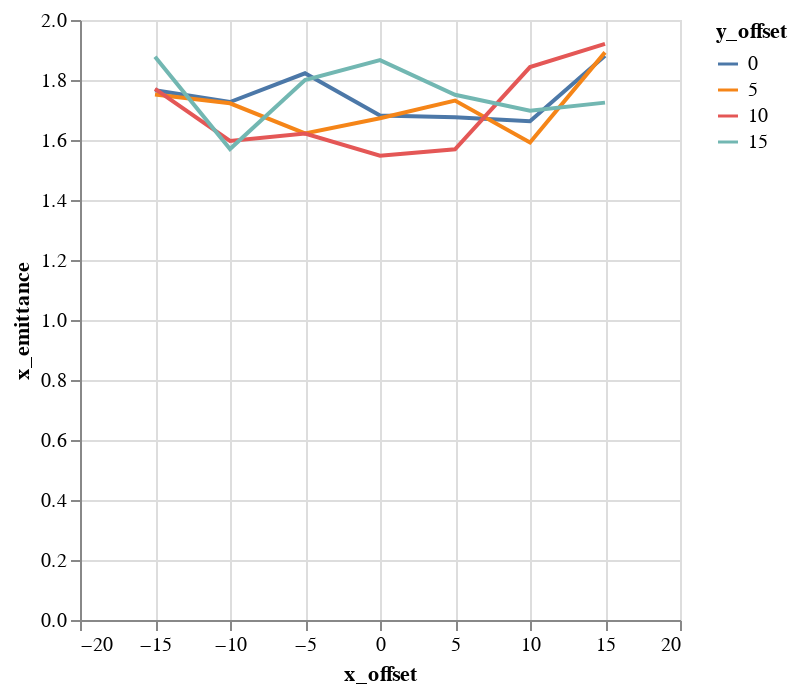

This figure's notebook cell:
### Markdown cell above
## Plots

### Code cell
alt.Chart(emit_df).mark_line().encode(
    color='y_offset:N',
    x='x_offset',
    y='x_emittance',
)

### Figure 1 — Vega-Lite specification as saved in the notebook (floating-point values rounded to 4 significant figures)
{"$schema": "https://vega.github.io/schema/vega-lite/v1.2.1.json", "data": {"values": [{"losses": 0, "relbeta": 0.002308, "sourceID": 16777222, "sourceName": "x_-15_y_0", "x_emittance": 1.766, "x_emittance_rel": 1.089, "x_norm_emittance": 0.004076, "x_offset": -15, "y_emittance": 1.678, "y_emittance_rel": 1.067, "y_norm_emittance": 0.003873, "y_offset": 0}, {"losses": 0, "relbeta": 0.002308, "sourceID": 16777229, "sourceName": "x_-15_y_5", "x_emittance": 1.752, "x_emittance_rel": 1.1, "x_norm_emittance": 0.004044, "x_offset": -15, "y_emittance": 1.733, "y_emittance_rel": 1.087, "y_norm_emittance": 0.004, "y_offset": 5}, {"losses": 0, "relbeta": 0.002308, "sourceID": 16777236, "sourceName": "x_-15_y_10", "x_emittance": 1.771, "x_emittance_rel": 1.095, "x_norm_emittance": 0.004087, "x_offset": -15, "y_emittance": 1.721, "y_emittance_rel": 1.078, "y_norm_emittance": 0.003972, "y_offset": 10}, {"losses": 0, "relbeta": 0.002308, "sourceID": 16777243, "sourceName": "x_-15_y_15", "x_emittance": 1.877, "x_emittance_rel": 1.123, "x_norm_emittance": 0.004334, "x_offset": -15, "y_emittance": 1.739, "y_emittance_rel": 1.047, "y_norm_emittance": 0.004015, "y_offset": 15}, {"losses": 0, "relbeta": 0.002308, "sourceID": 16777220, "sourceName": "x_-10_y_0", "x_emittance": 1.726, "x_emittance_rel": 1.084, "x_norm_emittance": 0.003985, "x_offset": -10, "y_emittance": 1.648, "y_emittance_rel": 1.061, "y_norm_emittance": 0.003805, "y_offset": 0}, {"losses": 0, "relbeta": 0.002308, "sourceID": 16777227, "sourceName": "x_-10_y_5", "x_emittance": 1.722, "x_emittance_rel": 1.068, "x_norm_emittance": 0.003976, "x_offset": -10, "y_emittance": 1.684, "y_emittance_rel": 1.066, "y_norm_emittance": 0.003888, "y_offset": 5}, {"losses": 0, "relbeta": 0.002308, "sourceID": 16777234, "sourceName": "x_-10_y_10", "x_emittance": 1.597, "x_emittance_rel": 1.074, "x_norm_emittance": 0.003687, "x_offset": -10, "y_emittance": 1.771, "y_emittance_rel": 1.064, "y_norm_emittance": 0.004088, "y_offset": 10}, {"losses": 0, "relbeta": 0.002308, "sourceID": 16777241, "sourceName": "x_-10_y_15", "x_emittance": 1.57, "x_emittance_rel": 1.083, "x_norm_emittance": 0.003624, "x_offset": -10, "y_emittance": 1.731, "y_emittance_rel": 1.059, "y_norm_emittance": 0.003995, "y_offset": 15}, {"losses": 0, "relbeta": 0.002308, "sourceID": 16777218, "sourceName": "x_-5_y_0", "x_emittance": 1.822, "x_emittance_rel": 1.087, "x_norm_emittance": 0.004207, "x_offset": -5, "y_emittance": 1.85, "y_emittance_rel": 1.077, "y_norm_emittance": 0.004272, "y_offset": 0}, {"losses": 0, "relbeta": 0.002308, "sourceID": 16777225, "sourceName": "x_-5_y_5", "x_emittance": 1.622, "x_emittance_rel": 1.065, "x_norm_emittance": 0.003744, "x_offset": -5, "y_emittance": 1.706, "y_emittance_rel": 1.049, "y_norm_emittance": 0.003938, "y_offset": 5}, {"losses": 0, "relbeta": 0.002308, "sourceID": 16777232, "sourceName": "x_-5_y_10", "x_emittance": 1.621, "x_emittance_rel": 1.073, "x_norm_emittance": 0.003743, "x_offset": -5, "y_emittance": 1.658, "y_emittance_rel": 1.073, "y_norm_emittance": 0.003826, "y_offset": 10}, {"losses": 0, "relbeta": 0.002308, "sourceID": 16777239, "sourceName": "x_-5_y_15", "x_emittance": 1.8, "x_emittance_rel": 1.064, "x_norm_emittance": 0.004155, "x_offset": -5, "y_emittance": 1.667, "y_emittance_rel": 1.108, "y_norm_emittance": 0.003849, "y_offset": 15}, {"losses": 0, "relbeta": 0.002308, "sourceID": 16777216, "sourceName": "x_0_y_0", "x_emittance": 1.681, "x_emittance_rel": 1.092, "x_norm_emittance": 0.003882, "x_offset": 0, "y_emittance": 1.627, "y_emittance_rel": 1.059, "y_norm_emittance": 0.003756, "y_offset": 0}, {"losses": 0, "relbeta": 0.002308, "sourceID": 16777223, "sourceName": "x_0_y_5", "x_emittance": 1.672, "x_emittance_rel": 1.086, "x_norm_emittance": 0.003861, "x_offset": 0, "y_emittance": 1.623, "y_emittance_rel": 1.057, "y_norm_emittance": 0.003747, "y_offset": 5}, {"losses": 0, "relbeta": 0.002308, "sourceID": 16777230, "sourceName": "x_0_y_10", "x_emittance": 1.548, "x_emittance_rel": 1.103, "x_norm_emittance": 0.003572, "x_offset": 0, "y_emittance": 1.579, "y_emittance_rel": 1.07, "y_norm_emittance": 0.003645, "y_offset": 10}, {"losses": 0, "relbeta": 0.002308, "sourceID": 16777237, "sourceName": "x_0_y_15", "x_emittance": 1.866, "x_emittance_rel": 1.055, "x_norm_emittance": 0.004308, "x_offset": 0, "y_emittance": 1.721, "y_emittance_rel": 1.067, "y_norm_emittance": 0.003973, "y_offset": 15}, {"losses": 0, "relbeta": 0.002308, "sourceID": 16777217, "sourceName": "x_5_y_0", "x_emittance": 1.676, "x_emittance_rel": 1.082, "x_norm_emittance": 0.00387, "x_offset": 5, "y_emittance": 1.755, "y_emittance_rel": 1.048, "y_norm_emittance": 0.004052, "y_offset": 0}, {"losses": 0, "relbeta": 0.002308, "sourceID": 16777224, "sourceName": "x_5_y_5", "x_emittance": 1.731, "x_emittance_rel": 1.081, "x_norm_emittance": 0.003997, "x_offset": 5, "y_emittance": 1.606, "y_emittance_rel": 1.09, "y_norm_emittance": 0.003708, "y_offset": 5}, {"losses": 0, "relbeta": 0.002308, "sourceID": 16777231, "sourceName": "x_5_y_10", "x_emittance": 1.569, "x_emittance_rel": 1.073, "x_norm_emittance": 0.003622, "x_offset": 5, "y_emittance": 1.727, "y_emittance_rel": 1.084, "y_norm_emittance": 0.003987, "y_offset": 10}, {"losses": 0, "relbeta": 0.002308, "sourceID": 16777238, "sourceName": "x_5_y_15", "x_emittance": 1.751, "x_emittance_rel": 1.095, "x_norm_emittance": 0.004042, "x_offset": 5, "y_emittance": 1.735, "y_emittance_rel": 1.102, "y_norm_emittance": 0.004006, "y_offset": 15}, {"losses": 0, "relbeta": 0.002308, "sourceID": 16777219, "sourceName": "x_10_y_0", "x_emittance": 1.663, "x_emittance_rel": 1.094, "x_norm_emittance": 0.003838, "x_offset": 10, "y_emittance": 1.753, "y_emittance_rel": 1.096, "y_norm_emittance": 0.004046, "y_offset": 0}, {"losses": 0, "relbeta": 0.002308, "sourceID": 16777226, "sourceName": "x_10_y_5", "x_emittance": 1.592, "x_emittance_rel": 1.099, "x_norm_emittance": 0.003674, "x_offset": 10, "y_emittance": 1.655, "y_emittance_rel": 1.099, "y_norm_emittance": 0.003821, "y_offset": 5}, {"losses": 0, "relbeta": 0.002308, "sourceID": 16777233, "sourceName": "x_10_y_10", "x_emittance": 1.843, "x_emittance_rel": 1.057, "x_norm_emittance": 0.004255, "x_offset": 10, "y_emittance": 1.749, "y_emittance_rel": 1.085, "y_norm_emittance": 0.004037, "y_offset": 10}, {"losses": 0, "relbeta": 0.002308, "sourceID": 16777240, "sourceName": "x_10_y_15", "x_emittance": 1.698, "x_emittance_rel": 1.079, "x_norm_emittance": 0.003919, "x_offset": 10, "y_emittance": 1.66, "y_emittance_rel": 1.098, "y_norm_emittance": 0.003832, "y_offset": 15}, {"losses": 0, "relbeta": 0.002308, "sourceID": 16777221, "sourceName": "x_15_y_0", "x_emittance": 1.881, "x_emittance_rel": 1.255, "x_norm_emittance": 0.004342, "x_offset": 15, "y_emittance": 1.671, "y_emittance_rel": 1.059, "y_norm_emittance": 0.003857, "y_offset": 0}, {"losses": 1, "relbeta": 0.002308, "sourceID": 16777228, "sourceName": "x_15_y_5", "x_emittance": 1.892, "x_emittance_rel": 1.204, "x_norm_emittance": 0.004368, "x_offset": 15, "y_emittance": 1.634, "y_emittance_rel": 1.1, "y_norm_emittance": 0.003773, "y_offset": 5}, {"losses": 0, "relbeta": 0.002308, "sourceID": 16777235, "sourceName": "x_15_y_10", "x_emittance": 1.921, "x_emittance_rel": 1.184, "x_norm_emittance": 0.004434, "x_offset": 15, "y_emittance": 1.743, "y_emittance_rel": 1.079, "y_norm_emittance": 0.004023, "y_offset": 10}, {"losses": 0, "relbeta": 0.002308, "sourceID": 16777242, "sourceName": "x_15_y_15", "x_emittance": 1.725, "x_emittance_rel": 1.138, "x_norm_emittance": 0.003981, "x_offset": 15, "y_emittance": 1.684, "y_emittance_rel": 1.061, "y_norm_emittance": 0.003887, "y_offset": 15}]}, "encoding": {"color": {"field": "y_offset", "type": "nominal"}, "x": {"field": "x_offset", "type": "quantitative"}, "y": {"field": "x_emittance", "type": "quantitative"}}, "mark": "line"}
